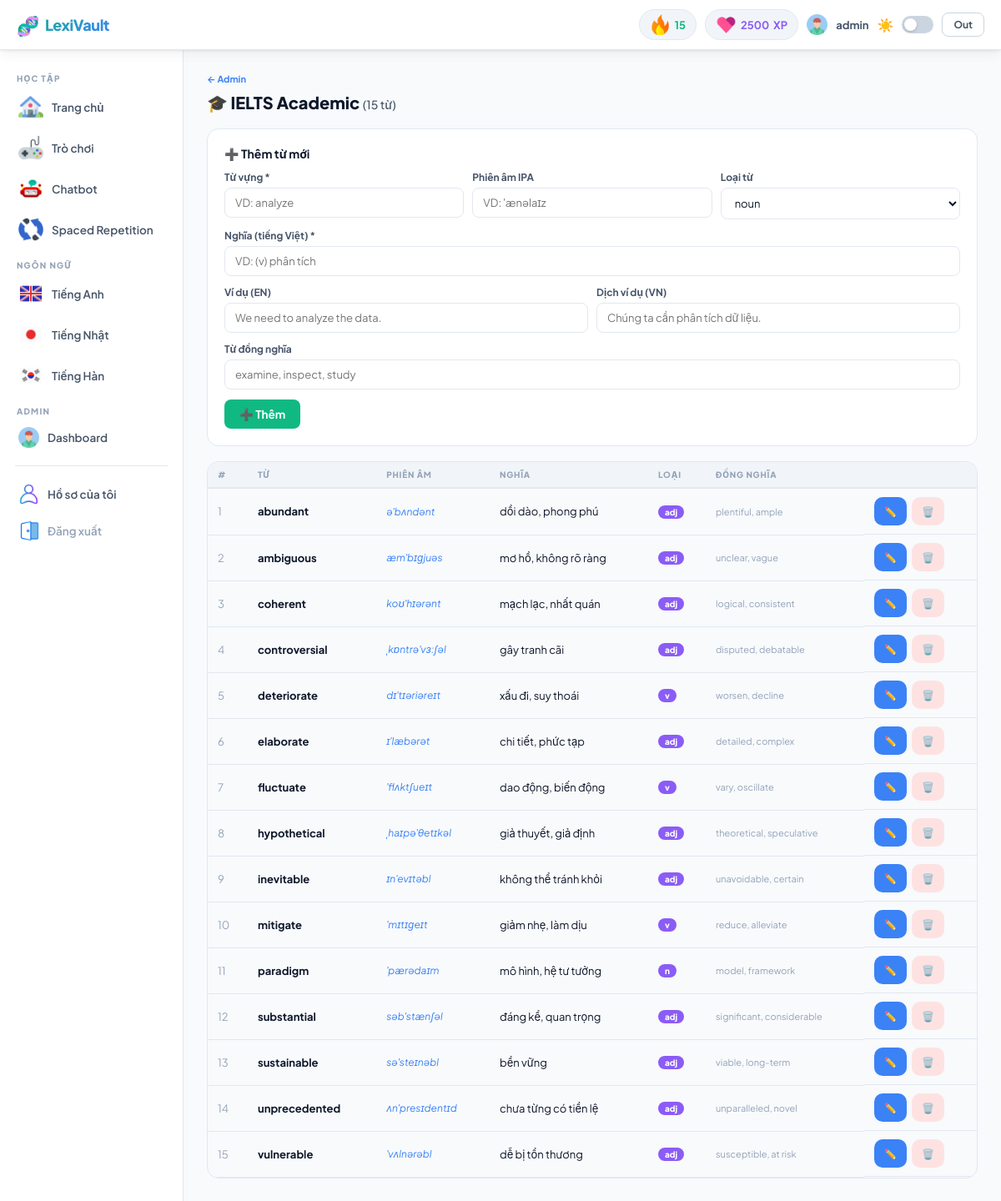
Page /admin/words/1 (signed in) on the committed database.
### tables this page shows
CREATE TABLE users (
        id INTEGER PRIMARY KEY AUTOINCREMENT,
        username TEXT UNIQUE NOT NULL,
        password TEXT NOT NULL,
        email TEXT,
        role TEXT DEFAULT 'user',
        is_active INTEGER DEFAULT 1,
        xp INTEGER DEFAULT 0,
        gems INTEGER DEFAULT 100,
        streak INTEGER DEFAULT 0,
        max_streak INTEGER DEFAULT 0,
        last_study DATE,
        avatar TEXT DEFAULT '🧑',
        created_at DATETIME DEFAULT CURRENT_TIMESTAMP
    );

CREATE TABLE decks (
        id INTEGER PRIMARY KEY AUTOINCREMENT,
        name TEXT NOT NULL,
        description TEXT,
        language TEXT DEFAULT 'en',
        level TEXT DEFAULT 'beginner',
        category TEXT DEFAULT 'general',
        emoji TEXT DEFAULT '📚',
        color TEXT DEFAULT '#2ECC71',
        is_public INTEGER DEFAULT 1,
        download_count INTEGER DEFAULT 0,
        word_count INTEGER DEFAULT 0,
        created_by INTEGER,
        created_at DATETIME DEFAULT CURRENT_TIMESTAMP
    );

CREATE TABLE words (
        id INTEGER PRIMARY KEY AUTOINCREMENT,
        deck_id INTEGER NOT NULL,
        word TEXT NOT NULL,
        pronunciation TEXT,
        meaning TEXT NOT NULL,
        meaning_en TEXT,
        example TEXT,
        example_vn TEXT,
        part_of_speech TEXT DEFAULT 'word',
        synonyms TEXT,
        order_idx INTEGER DEFAULT 0,
        FOREIGN KEY(deck_id) REFERENCES decks(id) ON DELETE CASCADE
    );

### app.py (the view)
@app.route('/admin/words/<int:did>')
@admin_required
def admin_words(did):
    conn = get_db()
    d = dict(conn.execute("SELECT * FROM decks WHERE id=?", (did,)).fetchone())
    words = [dict(r) for r in conn.execute("SELECT * FROM words WHERE deck_id=? ORDER BY order_idx", (did,)).fetchall()]
    conn.close()
    return render_template('admin/words.html', u=dict(me()), d=d, words=words)

### app.py (called while the page is built)
def get_db():
    conn = sqlite3.connect(DB)
    conn.row_factory = sqlite3.Row
    return conn

def admin_required(f):
    @functools.wraps(f)
    def w(*a, **kw):
        if 'uid' not in session: return redirect(url_for('login'))
        if session.get('role') != 'admin': return redirect(url_for('home'))
        return f(*a, **kw)
    return w

def me():
    if 'uid' not in session: return None
    conn = get_db()
    u = conn.execute("SELECT * FROM users WHERE id=?", (session['uid'],)).fetchone()
    conn.close()
    return u

@app.context_processor
def helpers():
    def lang_label(code): return {'en': '🇬🇧 Anh', 'ja': '🇯🇵 Nhật', 'ko': '🇰🇷 Hàn', 'fr': '🇫🇷 Pháp'}.get(code, code)
    def level_label(l): return {'beginner': 'Cơ bản', 'intermediate': 'Trung cấp', 'advanced': 'Nâng cao'}.get(l, l)
    def mode_label(m): return {'flashcard': 'Flashcard', 'quiz': 'Quiz', 'typing': 'Typing', 'scramble': 'Scramble',
                               'speedmatch': 'Speed Match', 'memorypairs': 'Memory Pairs', 'wordbomb': 'Word Bomb'}.get(
        m, m)
    def cover_bg(lang, color):
        return f"background:{color};"
    return dict(lang_label=lang_label, level_label=level_label, mode_label=mode_label, cover_bg=cover_bg)

### templates/admin/words.html (shortened to what this page needs)
{% extends "base.html" %}
{% block content %}
<div style="font-size:11px;color:var(--blue);font-weight:700;text-decoration:none;margin-bottom:8px;display:block;"><a href="/admin" style="color:var(--blue);text-decoration:none;">← Admin</a></div>
<div style="font-size:20px;font-weight:900;margin-bottom:18px;">{{ d.emoji }} {{ d.name }} <span style="font-size:14px;color:var(--text2);font-weight:500;">({{ words|length }} từ)</span></div>
<div class="card" style="margin-bottom:18px;"><div class="card-body">
  <div style="font-size:14px;font-weight:700;margin-bottom:12px;">➕ Thêm từ mới</div>
  <div class="frow">
    <div class="fgrp"><label>Từ vựng *</label><input type="text" id="w-word" placeholder="VD: analyze"></div>
    <div class="fgrp"><label>Phiên âm IPA</label><input type="text" id="w-pron" placeholder="VD: ˈænəlaɪz"></div>
    <div class="fgrp"><label>Loại từ</label><select id="w-pos"><option>noun</option><option>verb</option><option>adjective</option><option>adverb</option><option>expression</option></select></div>
  </div>
  <div class="fgrp"><label>Nghĩa (tiếng Việt) *</label><input type="text" id="w-mean" placeholder="VD: (v) phân tích"></div>
  <div class="frow">
    <div class="fgrp"><label>Ví dụ (EN)</label><input type="text" id="w-ex" placeholder="We need to analyze the data."></div>
    <div class="fgrp"><label>Dịch ví dụ (VN)</label><input type="text" id="w-exvn" placeholder="Chúng ta cần phân tích dữ liệu."></div>
  </div>
  <div class="fgrp"><label>Từ đồng nghĩa</label><input type="text" id="w-syn" placeholder="examine, inspect, study"></div>
  <button class="btn btn-g" onclick="addWord()">➕ Thêm</button>
</div></div>
<div class="t-wrap">
<table class="atable" id="wtbl">
  <thead><tr><th>#</th><th>Từ</th><th>Phiên âm</th><th>Nghĩa</th><th>Loại</th><th>Đồng nghĩa</th><th></th></tr></thead>
  <tbody>{% for w in words %}
  <tr id="wr-{{ w.id }}">
    <td style="color:var(--text3);">{{ loop.index }}</td>
    <td><strong>{{ w.word }}</strong></td>
    <td style="font-size:12px;color:var(--blue);font-style:italic;">{{ w.pronunciation }}</td>
    <td>{{ w.meaning }}</td>
    <td>{% if w.part_of_speech %}<span class="w-pos">{{ w.part_of_speech }}</span>{% endif %}</td>
    <td style="font-size:11px;color:var(--text3);">{{ w.synonyms or '—' }}</td>
    <td style="display:flex;gap:6px;">
      <button class="btn-xs" style="background:var(--blue);color:#fff;" onclick='openEdit({{ w.id }},{{ w|tojson }})'>✏️</button>
      <button class="btn-xs danger" onclick="delWord({{ w.id }})">🗑️</button>
    </td>
  </tr>{% endfor %}</tbody>
</table></div>
{% endblock %}

### templates/base.html (shortened to what this page needs)
<!DOCTYPE html>
<html lang="vi" data-theme="light">
<head>
  <link rel="stylesheet" href="https://cdnjs.cloudflare.com/ajax/libs/font-awesome/6.5.0/css/all.min.css">
<link rel="stylesheet" href="/static/css/main.css">
</head>
<body>
<nav class="nav">
  <a href="/" class="nav-logo"><span class="ico">🧬</span> LexiVault</a>
  <div class="nav-r">
    <div class="pill g"><img src="/static/icons/fire.png" width="25"> <span id="ns">{{ u.streak }}</span></div>
    <div class="pill p"><img src="/static/icons/heart.png" width="25"><span id="nx">{{ u.xp }}</span> XP</div>
    {% if u.role=='admin' %}<img src="/static/icons/admin.png" width="25"></a>{% endif %}
    <span style="font-weight:700;font-size:13px;color:var(--text2);">{{ u.username }}</span>
    <span id="ti" style="font-size:16px;cursor:pointer;" onclick="togT()">☀</span>
    <button class="theme-tog" onclick="togT()" aria-label="Theme"></button>
    <a href="/logout" class="btn btn-ghost btn-sm">Out</a>
  </div>
</nav>
<div class="layout">
  <aside class="sidebar">
    <div class="s-sec">Học tập</div>
    <a href="/" class="s-link {% if request.path=='/' and request.args.get('lang') is none %}active{% endif %}">
        <img src="/static/icons/home.png" width="30"> Trang chủ
    </a>
    <a href="/games" class="s-link {% if request.path=='/games' %}active{% endif %}">
        <img src="/static/icons/game.png" width="30"> Trò chơi
    </a>
    <a href="/chat" class="s-link {% if request.path=='/chat' %}active{% endif %}">
        <img src="/static/icons/chat.png" width="30"> Chatbot
    </a>
    <a href="/review" class="s-link {% if request.path=='/review' %}active{% endif %}">
        <img src="/static/icons/repeat.png" width="30"></i> Spaced Repetition
    </a>
    <div class="s-sec">Ngôn ngữ</div>
    <a href="/?lang=en" class="s-link {% if request.args.get('lang')=='en' %}active{% endif %}">
        <img src="/static/flags/gb.png" width="30"> Tiếng Anh
    </a>
    <a href="/?lang=ja" class="s-link {% if request.args.get('lang')=='ja' %}active{% endif %}">
        <img src="/static/flags/jp.png" width="30"> Tiếng Nhật
    </a>
    <a href="/?lang=ko" class="s-link {% if request.args.get('lang')=='ko' %}active{% endif %}">
        <img src="/static/flags/kr.png" width="30"> Tiếng Hàn
    </a>
    {% if u.role=='admin' %}
    <div class="s-sec">Admin</div>
    <a href="/admin" class="s-link {% if request.path=='/admin' %}active{% endif %}"><img src="/static/icons/admin.png" width="25"></span> Dashboard</a>
    {% endif %}
    <div style="height:1px;background:var(--border);margin:12px 8px;"></div>
    <a href="/profile" class="s-link {% if request.path=='/profile' %}active{% endif %}">
        <img src="/static/icons/profile.png" width="25"></i> Hồ sơ của tôi
    </a>
    <a href="/logout" class="s-link" style="color:var(--text3);">
        <img src="/static/icons/logout.png" width="25"> Đăng xuất
    </a>
</aside>
  <main class="main">
    <div class="main-shell">
      {% block content %}{% endblock %}
    </div>
  </main>
</div>
</body>
</html>

### rows in the picture
users: streak "15", xp "2500", username "admin"
decks: emoji "🎓", name "IELTS Academic"
words: word "abundant", pronunciation "əˈbʌndənt", meaning "dồi dào, phong phú", part_of_speech "adj", synonyms "plentiful, ample"
words: word "ambiguous", pronunciation "æmˈbɪɡjuəs", meaning "mơ hồ, không rõ ràng", part_of_speech "adj", synonyms "unclear, vague"
words: word "coherent", pronunciation "koʊˈhɪərənt", meaning "mạch lạc, nhất quán", part_of_speech "adj", synonyms "logical, consistent"
words: word "controversial", pronunciation "ˌkɒntrəˈvɜːʃəl", meaning "gây tranh cãi", part_of_speech "adj", synonyms "disputed, debatable"
words: word "deteriorate", pronunciation "dɪˈtɪəriəreɪt", meaning "xấu đi, suy thoái", part_of_speech "v", synonyms "worsen, decline"
words: word "elaborate", pronunciation "ɪˈlæbərət", meaning "chi tiết, phức tạp", part_of_speech "adj", synonyms "detailed, complex"
words: word "fluctuate", pronunciation "ˈflʌktʃueɪt", meaning "dao động, biến động", part_of_speech "v", synonyms "vary, oscillate"
words: word "hypothetical", pronunciation "ˌhaɪpəˈθetɪkəl", meaning "giả thuyết, giả định", part_of_speech "adj", synonyms "theoretical, speculative"
words: word "inevitable", pronunciation "ɪnˈevɪtəbl", meaning "không thể tránh khỏi", part_of_speech "adj", synonyms "unavoidable, certain"
words: word "mitigate", pronunciation "ˈmɪtɪɡeɪt", meaning "giảm nhẹ, làm dịu", part_of_speech "v", synonyms "reduce, alleviate"
words: word "paradigm", pronunciation "ˈpærədaɪm", meaning "mô hình, hệ tư tưởng", part_of_speech "n", synonyms "model, framework"
words: word "substantial", pronunciation "səbˈstænʃəl", meaning "đáng kể, quan trọng", part_of_speech "adj", synonyms "significant, considerable"
words: word "sustainable", pronunciation "səˈsteɪnəbl", meaning "bền vững", part_of_speech "adj", synonyms "viable, long-term"
words: word "unprecedented", pronunciation "ʌnˈpresɪdentɪd", meaning "chưa từng có tiền lệ", part_of_speech "adj", synonyms "unparalleled, novel"
words: word "vulnerable", pronunciation "ˈvʌlnərəbl", meaning "dễ bị tổn thương", part_of_speech "adj", synonyms "susceptible, at risk"

### other values in the picture
{{ words|length }} "15"
